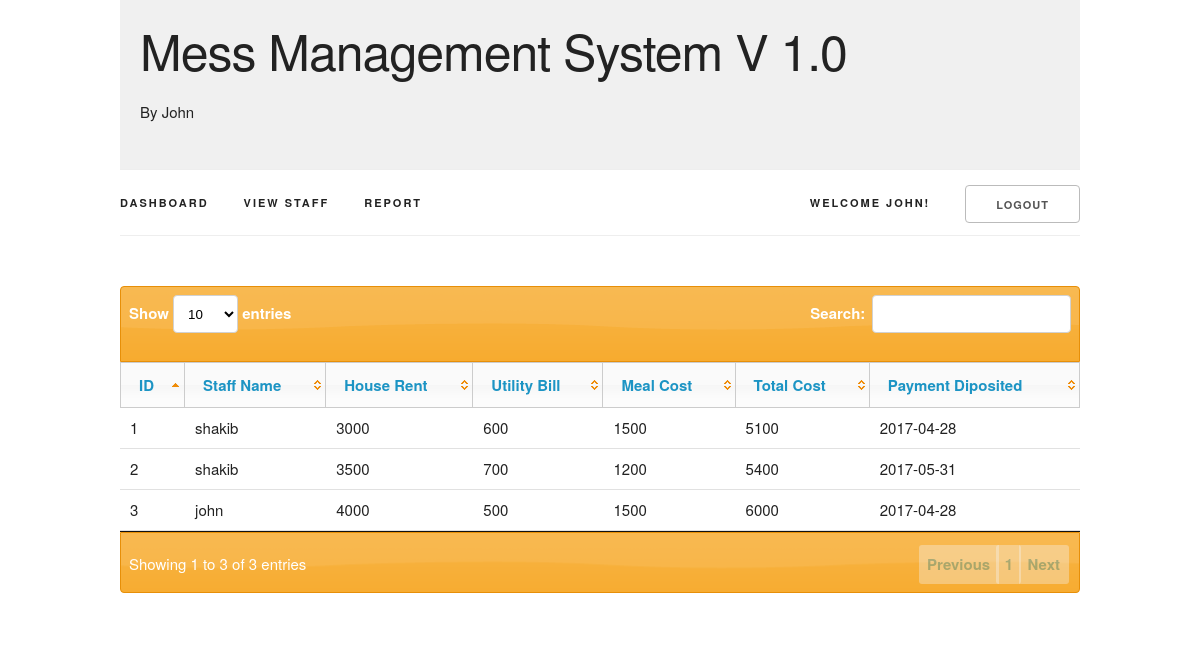
The app's page /diposit.php (signed in) with its own data.
### tables this page shows
CREATE TABLE `mm_user_diposit` (
  `mm_ud_id` int(11) NOT NULL,
  `mm_ud_rent` int(11) NOT NULL,
  `mm_ud_utility` int(11) NOT NULL,
  `mm_ud_meal` int(11) NOT NULL,
  `mm_ud_total` int(11) NOT NULL,
  `mm_ud_user` int(11) NOT NULL,
  `mm_ud_diposited` date NOT NULL
);

CREATE TABLE `mm_user` (
  `mm_user_id` int(11) NOT NULL,
  `mm_user_name` varchar(45) NOT NULL,
  `mm_user_email` varchar(45) NOT NULL,
  `mm_user_mobile` varchar(45) NOT NULL,
  `mm_user_pass` varchar(100) NOT NULL,
  `mm_user_created_at` date NOT NULL,
  `mm_user_role` int(11) NOT NULL,
  `mm_user_status` enum('1','0') NOT NULL
);

### config.php (called while the page is built, shortened)
<?php
function getDipositDetails( $con ) {
    $currentUser = $_SESSION['mm_user_id'];
    if ( $_SESSION['mm_user_role'] == 1 )
        $query = "SELECT * FROM mm_user_diposit md LEFT JOIN mm_user mu ON md.mm_ud_user=mu.mm_user_id";
    else
        $query = "SELECT * FROM mm_user_diposit md LEFT JOIN mm_user mu ON md.mm_ud_user=mu.mm_user_id WHERE mu.mm_user_id='$currentUser'";
    $result = mysqli_query( $con, $query );
    return $result;
}

### diposit.php (the view, shortened to what this page needs)
<?php
    require 'config.php';
    $con = dbConnect();
    $details = getDipositDetails( $con );
?>
<?php require 'header.php' ?>
<?php require 'navbar.php' ?>
<div class="row content">
    <div class="twelve columns">
        <?php if ( isset( $_GET['user'] ) ) : ?>
        <form action="" method="post">
            <label for="rent">House Rent</label>
            <input class="u-full-width counter" onblur="findTotal()" name="rent" type="number" placeholder="Enter house rent..." id="rent">
            <label for="bill">Utility Bill</label>
            <input class="u-full-width counter" onblur="findTotal()" name="utility" type="number" placeholder="Enter utility bills..." id="bill">
            <label for="meal">Meal Cost</label>
            <input class="u-full-width counter" onblur="findTotal()" name="meal" type="number" placeholder="Enter meal cost..." id="meal">
            <label for="total">Total Diposit</label>
            <input class="u-full-width" name="total" type="text" placeholder="Total diposited..." id="total" readonly>
            <label for="billProvided">Diposit Provide Date</label>
            <input class="u-full-width" name="billProvided" type="text" placeholder="Enter date exp:2017-04-30" id="billProvided">
            <input type="hidden" name="userid" value="<?php echo $_GET['user']; ?>">
            <input name="addDiposit" type="submit" value="Add Diposit">
        </form>
        <?php else : ?>
        <table class="u-full-width" id='mess-tables'>
            <thead>
                <tr>
                    <th>ID</th>
                    <th>Staff Name</th>
                    <th>House Rent</th>
                    <th>Utility Bill</th>
                    <th>Meal Cost</th>
                    <th>Total Cost</th>
                    <th>Payment Diposited</th>
                </tr>
            </thead>
            <tbody>
                <?php while ( $row = mysqli_fetch_assoc( $details ) ) : ?>
                <tr>
                    <td><?php echo $row['mm_ud_id']; ?></td>
                    <td><?php echo $row['mm_user_name']; ?></td>
                    <td><?php echo $row['mm_ud_rent']; ?></td>
                    <td><?php echo $row['mm_ud_utility']; ?></td>
                    <td><?php echo $row['mm_ud_meal']; ?></td>
                    <td><?php echo $row['mm_ud_total']; ?></td>
                    <td><?php echo $row['mm_ud_diposited']; ?></td>
                </tr>
                <?php endwhile; ?>
            </tbody>
        </table>
        <?php endif; ?>
    </div>
</div>
<?php require 'footer.php' ?>

### header.php (shortened to what this page needs)
<!DOCTYPE html>
<html lang="en">
<head>
    <link rel="stylesheet" href="assets/css/skeleton.css">
    <link rel="stylesheet" href="assets/css/core.css">
    <link rel="stylesheet" href="assets/css/font-awesome.min.css">
    <link rel="stylesheet" href="assets/css/jquery-ui.min.css">
    <link rel="stylesheet" href="assets/css/datatables.min.css">
</head>
<body>
    <div class="wrapper">
        <div class="container">
            <div class="dashboard-title">
                <h1>Mess Management System V 1.0</h1>
                <p>By John</p>
            </div>

### navbar.php (shortened to what this page needs)
<nav class="navbar">
    <div class="container">
        <ul class="navbar-list">
            <li class="navbar-item"><a class="navbar-link" href="dashboard.php">Dashboard</a></li>
            <li class="navbar-item"><a class="navbar-link" href="staff.php">View Staff</a></li>
            <li class="navbar-item"><a class="navbar-link" data-popover="#reportNavPopover" href="#">Report</a>
            </li>
            <li class="navbar-item u-pull-right"><a class="button nav-item" href="logout.php">Logout</a></li>
            <li class="navbar-item u-pull-right"><a class="navbar-link" data-popover="#adminNavPopover" href="#">Welcome <?php echo ucwords( $_SESSION['mm_user_name'] ); ?>!</a>
            </li>
        </ul>
    </div>
</nav>

### footer.php (shortened to what this page needs)
        </div>
    </div>
</body>
</html>

### assets/css/skeleton.css (style rules this page uses)
.container { position: relative; width: 100%; max-width: 1170px; margin: 0 auto; padding: 0 20px; box-sizing: border-box; }
.column, .columns { width: 100%; float: left; box-sizing: border-box; }
@media (min-width: 400px) { .container { width: 85%; padding: 0; } }
@media (min-width: 550px) { .container { width: 80%; } }
@media (min-width: 550px) { .column, .columns { margin-left: 4%; } }
@media (min-width: 550px) { .column:first-child, .columns:first-child { margin-left: 0; } }
@media (min-width: 550px) { .twelve.columns { width: 100%; margin-left: 0; } }
html { font-size: 62.5%; }
body { font-size: 1.5em; line-height: 1.6; font-weight: 400; font-family: "Raleway", "HelveticaNeue", "Helvetica Neue", Helvetica, Arial, sans-serif; color: #222; }
h1, h2, h3, h4, h5, h6 { margin-top: 0; margin-bottom: 2rem; font-weight: 300; }
h1 { font-size: 4.0rem; line-height: 1.2; letter-spacing: -.1rem; }
@media (min-width: 550px) { h1 { font-size: 5.0rem; } }
p { margin-top: 0; }
a { color: #1EAEDB; }
.button, button, input[type="submit"], input[type="reset"], input[type="button"] { display: inline-block; height: 38px; padding: 0 30px; color: #555; text-align: center; font-size: 11px; font-weight: 600; line-height: 38px; letter-spacing: .1rem; text-transform: uppercase; text-decoration: none; white-space: nowrap; background-color: transparent; border-radius: 4px; border: 1px solid #bbb; cursor: pointer; box-sizing: border-box; }
ul { list-style: circle inside; }
ol, ul { padding-left: 0; margin-top: 0; }
li { margin-bottom: 1rem; }
th, td { padding: 12px 15px; text-align: left; border-bottom: 1px solid #E1E1E1; }
th:first-child, td:first-child { padding-left: 0; }
th:last-child, td:last-child { padding-right: 0; }
button, .button { margin-bottom: 1rem; }
pre, blockquote, dl, figure, table, p, ul, ol, form { margin-bottom: 2.5rem; }
.u-full-width { width: 100%; box-sizing: border-box; }
.u-pull-right { float: right; }
.container:after, .row:after, .u-cf { content: ""; display: table; clear: both; }

### assets/css/core.css (style rules this page uses)
* { margin: 0px; padding: 0px; }
.dashboard-title { background: #f0f0f0; padding: 20px; }
.navbar { display: none; }
.content { padding: 50px 0px; }
@media (min-width: 750px) { .navbar, .navbar-spacer { display: block; width: 100%; height: 6.5rem; background: #fff; z-index: 99; border-top: 1px solid #eee; border-bottom: 1px solid #eee; } }
@media (min-width: 750px) { .navbar > .container { width: 100%; } }
@media (min-width: 750px) { .navbar-list { list-style: none; margin-bottom: 0; } }
@media (min-width: 750px) { .navbar-item { position: relative; float: left; margin-bottom: 0; } }
@media (min-width: 750px) { .navbar-item.u-pull-right { float: right; } }
@media (min-width: 750px) { .button.nav-item { margin-top: 1.5rem; } }
@media (min-width: 750px) { .navbar-link { text-transform: uppercase; font-size: 11px; font-weight: 600; letter-spacing: .2rem; margin-right: 35px; text-decoration: none; line-height: 6.5rem; color: #222; } }

### records on screen
mm_user_diposit: mm_ud_id "1", mm_ud_user.mm_user_name "shakib", mm_ud_rent "3000", mm_ud_utility "600", mm_ud_meal "1500", mm_ud_total "5100", mm_ud_diposited "2017-04-28"
mm_user_diposit: mm_ud_id "2", mm_ud_user.mm_user_name "shakib", mm_ud_rent "3500", mm_ud_utility "700", mm_ud_meal "1200", mm_ud_total "5400", mm_ud_diposited "2017-05-31"
mm_user_diposit: mm_ud_id "3", mm_ud_user.mm_user_name "john", mm_ud_rent "4000", mm_ud_utility "500", mm_ud_meal "1500", mm_ud_total "6000", mm_ud_diposited "2017-04-28"

### other values on screen
$_SESSION['mm_user_name'] "JOHN"
